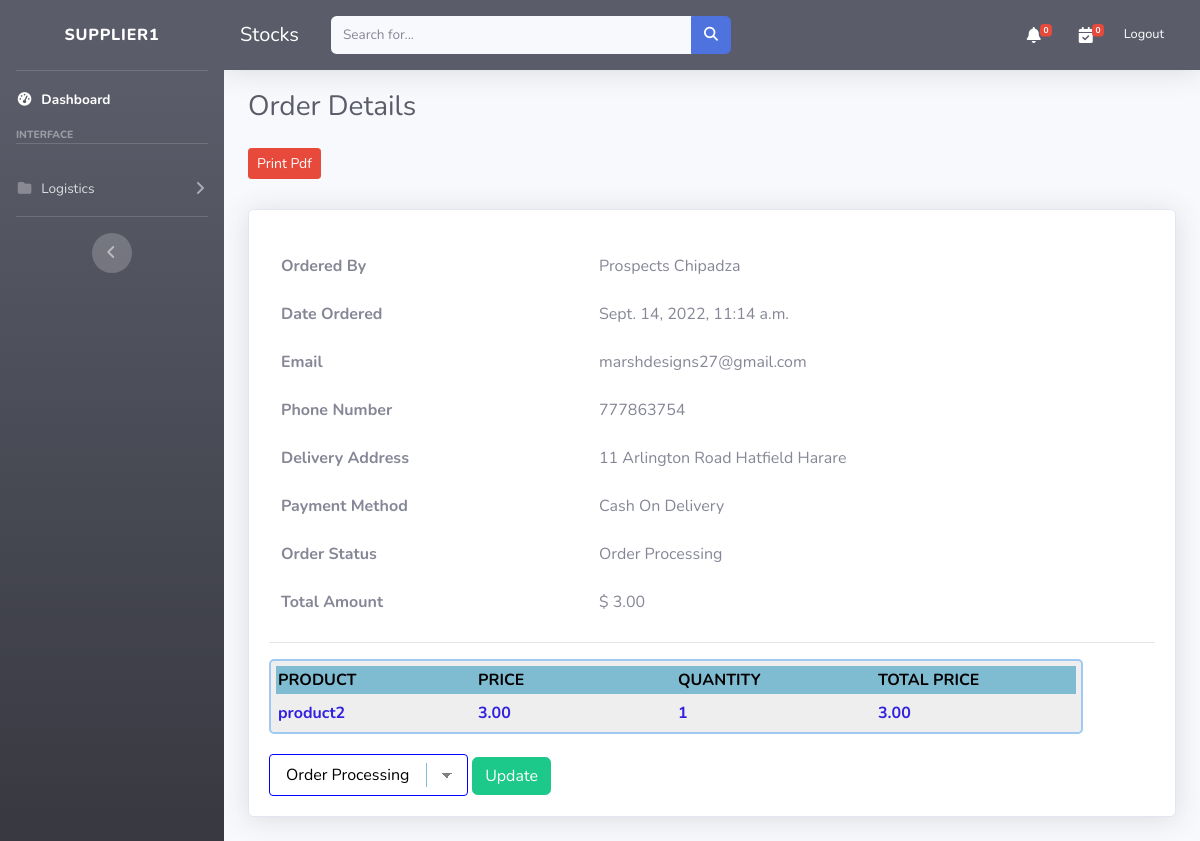
Page /s_order_detail/1/ (signed in) on the committed database.
### dashboard/models.py (models this page shows, shortened)
class Order(models.Model):
    user = models.ForeignKey(Customer, on_delete=models.CASCADE, null=True, blank=True)
    first_name =models.CharField(max_length=255,null=True,blank=True)
    last_name = models.CharField(max_length=255,blank=True, null=True)
    email = models.EmailField(max_length=255,null=True, blank=True)
    phone = models.CharField(max_length=255,blank=True, null=True)
    address = models.CharField(max_length=255,null=True,blank=True)
    paid_amount = models.DecimalField(null=True,blank=True,max_digits=50,decimal_places=2)
    created_at = models.DateTimeField(auto_now_add=True, null=True,blank=True)
    vendors = models.ManyToManyField(Vendor, related_name="orders", null=True, blank=True)
    payment_method = models.CharField(
        max_length=200, choices=METHOD, default="Cash On Delivery")
    order_status = models.CharField(max_length=50, choices=ORDER_STATUS, null=True,blank=True, default='Order Received')
    class Meta:
        ordering = ['-created_at']

class OrderItem(models.Model):
    order = models.ForeignKey(Order, related_name="items", on_delete=models.CASCADE,null=True,blank=True)
    product = models.ForeignKey(Product, related_name="items", on_delete=models.CASCADE,null=True,blank=True)
    vendor = models.ForeignKey(Vendor, related_name="items", on_delete=models.CASCADE)
    user = models.ForeignKey(Customer, related_name="items", on_delete=models.CASCADE,null=True,blank=True)
    vendor_paid = models.BooleanField(default=False)
    price = models.DecimalField(max_digits=50, decimal_places=2)
    quantity = models.IntegerField(default=1)
    def get_total_price(self):
        return self.price * self.quantity

class Product(models.Model):
    vendor = models.ForeignKey(Vendor, related_name="products", on_delete=models.CASCADE,null=True,blank=True)
    title = models.CharField(max_length=255,null=True, blank=True)
    slug = models.SlugField(max_length=55)
    description = models.TextField(blank=True, null=True)
    price = models.DecimalField(max_digits=50, decimal_places=2)
    added_date = models.DateTimeField(auto_now_add=True)
    category = models.CharField(choices=CATEGORY_CHOICES, max_length=255,null=True, blank=True)
    batch_number = models.CharField(max_length=255,null=True, blank=True)
    pack_size = models.CharField(max_length=255,null=True,blank=True)
    quantity = models.PositiveIntegerField(default=1)
    expiry_date = models.DateField(blank=True,null=True, help_text='date in format yyyy-mm-dd')
    class Meta:
        ordering = ['-added_date']

### dashboard/views.py (the view)
# urls.py: path('s_order_detail/<int:pk>/',SupplierOrderDetails.as_view(), name='s_order_detail'),
class SupplierOrderDetails(DetailView):
    template_name= 'skeleton/supplier_order_detail.html'
    model = Order
    context_object_name = 'details'
    def get_context_data(self, **kwargs):
        context = super().get_context_data(**kwargs)
        context["status"] = ORDER_STATUS
        return context

### dashboard/context_processors.py (called while the page is built)
def notifications(request):
    allnotifications = BroadcastNotification.objects.all()
    return {'notifications': allnotifications}

def cart(request):
    return {'cart': Cart(request)}

### templates/skeleton/supplier_order_detail.html (shortened to what this page needs)
{% extends 'body/base.html' %}
{% block content %}
<div class="container-fluid">
    <div class="d-sm-flex align-items-center justify-content-between mb-4">
        <h1 class="h3 mb-0 text-gray-800" style='margin-top:20px;'>Order Details</h1>
    </div>
    <a class="btn btn-danger btn-sm" href="{% url 'print-details' details.id %}">Print Pdf</a>
    <div class="card shadow mb-4" style='margin-top:30px;'>
        <div class="card-body">
            <div class='table-responsive'>
                    <table class="table bg-white table-borderless">
                        <tbody>
                            <tr>
                                <th scope="row">Ordered By</th>
                                <td>{{details.first_name}} {{details.last_name }}</td>
                            </tr>
                            <tr>
                                <th scope="row">Date Ordered</th>
                                <td>{{details.created_at }}</td>
                            </tr>
                            <tr>
                                <th scope="row">Email</th>
                                <td>{{details.email }}</td>
                            </tr>
                            <tr>
                                <th scope="row">Phone Number</th>
                                <td>{{details.phone }}</td>
                            </tr>
                            <tr>
                                <th scope="row">Delivery Address</th>
                                <td>{{details.address }}</td>
                            </tr>
                            <tr>
                                <th scope="row">Payment Method</th>
                                <td>{{details.payment_method }}</td>
                            </tr>
                            <tr>
                                <th scope="row">Order Status</th>
                                <td>{{details.order_status }}</td>
                            </tr>
                            <tr>
                                <th scope="row">Total Amount</th>
                                <td>$ {{details.paid_amount }}</td>
                            </tr>
                        </tbody>
                    </table>
                    <hr />
                    <div class="div-table">
                        <div class="div-table-row">
                           <div class="div-table-col edit">Product</div>
                           <div  class="div-table-col edit">Price</div>
                           <div  class="div-table-col edit">Quantity</div>
                           <div  class="div-table-col edit">Total Price</div>
                        </div>
                        {% for item in details.items.all %}
                        {% if item.vendor == request.user.vendor %}
                       <div class="div-table-row">
                            <div class="div-table-col edit2" >{{ item.product.title }}</div>
                           <div class="div-table-col edit2">{{ item.product.price }}</div>
                           <div class="div-table-col edit2">{{ item.quantity }}</div>
                           <div class="div-table-col edit2">{{ item.get_total_price }}</div>
                       </div>
                       {% endif %}
                       {% endfor %}
                    </div>
                    <form action="{% url 'change_status' details.id %}" method='POST'>
                        <select name='status' class='edit3'>
                            {% for i, j in status  %}
                            <option value="{{i}}" {% if i == details.order_status %}selected{% endif %}>{{j}}</option>
                            {% endfor %}
                        </select>
                        <button class='btn btn-success'>Update</button>
                    </form>
            </div>
        </div>
    </div>
</div>
{% endblock  %}

### templates/body/navbar.html (shortened to what this page needs)
<ul class="navbar-nav bg-gradient-dark sidebar sidebar-dark accordion" id="accordionSidebar">
    <span class="sidebar-brand d-flex align-items-center justify-content-center">
        <div class="sidebar-brand-text mx-3">{{ request.user }}</div>
    </span>
    <hr class="sidebar-divider my-0">
    <li class="nav-item active">
        <a class="nav-link" href="#">
            <i class="fas fa-fw fa-tachometer-alt"></i>
            <span>Dashboard</span></a>
    </li>
    <div class="sidebar-heading">
        Interface
    </div>
    <hr class="sidebar-divider">
    <li class="nav-item">
        <a class="nav-link collapsed" href="#" data-toggle="collapse" data-target="#collapsePages"
            aria-expanded="true" aria-controls="collapsePages">
            <i class="fas fa-fw fa-folder"></i>
            <span>Logistics</span>
        </a>
    </li>
    <hr class="sidebar-divider d-none d-md-block">
    <div class="text-center d-none d-md-inline">
        <button class="rounded-circle border-0" id="sidebarToggle"></button>
    </div>
</ul>

### templates/skeleton/supplier_order_detail.html (style rules this page uses)
.div-table { display: table; border-radius: 5px; width: auto; background-color: #eee; border: 2px solid #9FC9F3; border-spacing: 5px; }
.div-table-row { display: table-row; width: auto; clear: both; }
.div-table-col { float: left; display: table-column; width: 200px; background-color: #ccc; }
.edit { font-weight:bold; text-transform: uppercase; background-color:#7FBCD2; padding: 2px; color:black; }
.edit2 { background-color:transparent; color:#3120E0; font-weight:bold; padding: 2px; }
select { background-color: white; border: thin solid blue; border-radius: 4px; display: inline-block; font: inherit; line-height: 1.5em; padding: 0.5em 3.5em 0.5em 1em; margin: 0; -webkit-box-sizing: border-box; -moz-box-sizing: border-box; box-sizing: border-box; -webkit-appearance: none; -moz-appearance: none; }
select.edit3 { background-image: linear-gradient(45deg, transparent 50%, gray 50%), linear-gradient(135deg, gray 50%, transparent 50%), linear-gradient(to right, #7FBCD2, #7FBCD2); background-position: calc(100% - 20px) calc(1em + 2px), calc(100% - 15px) calc(1em + 2px), calc(100% - 2.5em) 0.5em; background-size: 5px 5px, 5px 5px, 1px 1.5em; background-repeat: no-repeat; }
option { font-weight: bold; }

### rows in the picture
Order: first_name "Prospects", last_name "Chipadza", created_at "Sept. 14, 2022, 11:14 a.m.", email "marshdesigns27@gmail.com", phone "777863754", address "11 Arlington Road Hatfield Harare", payment_method "Cash On Delivery", order_status "Order Processing", paid_amount "3.00", status "Order Processing"
OrderItem: product "product2", product.price "3.00", quantity "1", get_total_price "3.00"

### other values in the picture
{{ request.user }} "SUPPLIER1"
